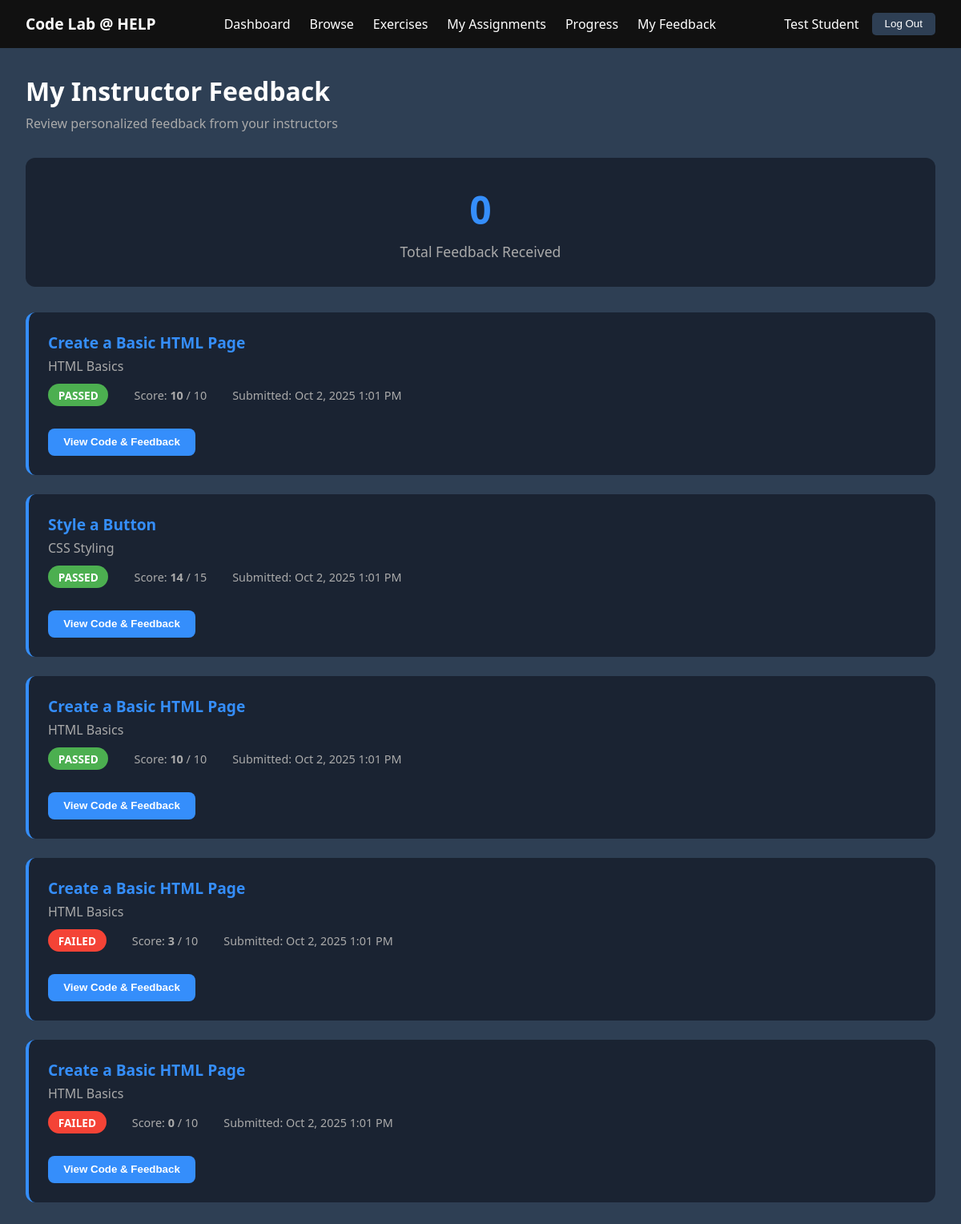
The app's page /PHP/my_feedback.php (signed in) with its own data.
### tables this page shows
CREATE TABLE `exercise_submissions` (
  `id` int(10) UNSIGNED NOT NULL,
  `exercise_id` int(10) UNSIGNED NOT NULL,
  `student_id` int(10) UNSIGNED NOT NULL,
  `submitted_code` text NOT NULL,
  `status` enum('pending','passed','failed') DEFAULT 'pending',
  `score` int(11) DEFAULT 0,
  `feedback` text DEFAULT NULL,
  `passed_tests` int(11) DEFAULT 0,
  `total_tests` int(11) DEFAULT 0,
  `submitted_at` timestamp NOT NULL DEFAULT current_timestamp()
);

CREATE TABLE `exercises` (
  `id` int(10) UNSIGNED NOT NULL,
  `lesson_id` int(10) UNSIGNED NOT NULL,
  `title` varchar(200) NOT NULL,
  `description` text DEFAULT NULL,
  `instructions` text NOT NULL,
  `starter_code` text DEFAULT NULL,
  `solution_code` text DEFAULT NULL,
  `test_cases` longtext DEFAULT NULL CHECK (json_valid(`test_cases`)),
  `hints` longtext DEFAULT NULL CHECK (json_valid(`hints`)),
  `points` int(11) DEFAULT 10,
  `difficulty` enum('easy','medium','hard') DEFAULT 'easy',
  `order_index` int(11) DEFAULT 0,
  `created_at` timestamp NOT NULL DEFAULT current_timestamp()
);

CREATE TABLE `lessons` (
  `id` int(10) UNSIGNED NOT NULL,
  `title` varchar(200) NOT NULL,
  `description` text DEFAULT NULL,
  `category` enum('frontend','backend','fullstack') NOT NULL,
  `difficulty` enum('beginner','intermediate','advanced') DEFAULT 'beginner',
  `content_type` enum('video','text','interactive') DEFAULT 'text',
  `duration_minutes` int(11) DEFAULT 0,
  `order_index` int(11) DEFAULT 0,
  `is_published` tinyint(1) DEFAULT 1,
  `created_by` int(10) UNSIGNED DEFAULT NULL,
  `created_at` timestamp NOT NULL DEFAULT current_timestamp(),
  `updated_at` timestamp NOT NULL DEFAULT current_timestamp() ON UPDATE current_timestamp()
);

### PHP/my_feedback.php (the view, shortened to what this page needs)
<?php
include 'db_connect.php';
$student_id = $_SESSION['user_id'];
$student_name = $_SESSION['full_name'];
$submissions_query = "
    SELECT
        es.*,
        e.title as exercise_title,
        e.points as max_points,
        l.title as lesson_title,
        l.category,
        (SELECT COUNT(*) FROM instructor_feedback if2 WHERE if2.submission_id = es.id) as feedback_count,
        (SELECT MAX(if3.created_at) FROM instructor_feedback if3 WHERE if3.submission_id = es.id) as last_feedback_date
    FROM exercise_submissions es
    JOIN exercises e ON e.id = es.exercise_id
    JOIN lessons l ON l.id = e.lesson_id
    WHERE es.student_id = ?
    ORDER BY es.submitted_at DESC
";
$stmt = $conn->prepare($submissions_query);
$stmt->bind_param("i", $student_id);
$stmt->execute();
$submissions = $stmt->get_result();
$total_feedback_count = 0;
$submissions_array = [];
while ($row = $submissions->fetch_assoc()) {
    $total_feedback_count += $row['feedback_count'];
    $submissions_array[] = $row;
}
?>
<!DOCTYPE html>
<html lang="en">
<head>
</head>
<body>
    <nav class="navbar">
        <div class="logo">Code Lab @ HELP</div>
        <ul class="nav-links">
            <li><a href="studentDashboard.php">Dashboard</a></li>
            <li><a href="browser.php">Browse</a></li>
            <li><a href="exercises.php">Exercises</a></li>
            <li><a href="my_assignments.php">My Assignments</a></li>
            <li><a href="progress.php">Progress</a></li>
            <li><a href="my_feedback.php">My Feedback</a></li>
        </ul>
        <div class="nav-icons">
            <span><?php echo htmlspecialchars($student_name); ?></span>
            <button class="logout-btn" onclick="confirmLogout()">Log Out</button>
        </div>
    </nav>
    <div class="container">
        <div class="page-header">
            <h1>My Instructor Feedback</h1>
            <p style="color: #aaa;">Review personalized feedback from your instructors</p>
        </div>
        <div class="stats-card">
            <div class="stat-value"><?php echo $total_feedback_count; ?></div>
            <div class="stat-label">Total Feedback Received</div>
        </div>
        <div class="submissions-grid">
            <?php if (count($submissions_array) > 0): ?>
                <?php foreach ($submissions_array as $submission): ?>
                    <div class="submission-card <?php echo $submission['feedback_count'] > 0 ? 'has-feedback' : ''; ?>">
                        <div class="submission-header">
                            <div>
                                <div class="submission-title"><?php echo htmlspecialchars($submission['exercise_title']); ?></div>
                                <div style="color: #aaa; margin-top: 0.3rem;">
                                    <?php echo htmlspecialchars($submission['lesson_title']); ?>
                                </div>
                            </div>
                        </div>
                        <div class="submission-meta">
                            <span>
                                <span class="status-badge status-<?php echo $submission['status']; ?>">
                                    <?php echo strtoupper($submission['status']); ?>
                                </span>
                            </span>
                            <span>Score: <strong><?php echo $submission['score']; ?></strong> / <?php echo $submission['max_points']; ?></span>
                            <span>Submitted: <?php echo date('M j, Y g:i A', strtotime($submission['submitted_at'])); ?></span>
                        </div>
                        <button class="btn-view"
                                data-submission-id="<?php echo $submission['id']; ?>"
                                data-submission='<?php echo htmlspecialchars(json_encode($submission), ENT_QUOTES); ?>'
                                onclick="viewFeedbackData(this)">
                            View Code & Feedback
                        </button>
                    </div>
                <?php endforeach; ?>
            <?php endif; ?>
        </div>
    </div>
</body>
</html>

### PHP/my_feedback.php (style rules this page uses)
* { margin: 0; padding: 0; box-sizing: border-box; }
body { font-family: 'Segoe UI', sans-serif; background-color: #2e3f54; color: white; }
.navbar { background-color: #111; padding: 1rem 2rem; display: flex; justify-content: space-between; align-items: center; }
.logo { color: white; font-weight: bold; font-size: 1.2rem; }
.nav-links { list-style: none; display: flex; gap: 1.5rem; }
.nav-links li a { color: white; text-decoration: none; }
.nav-icons { display: flex; align-items: center; gap: 1rem; }
.logout-btn { background-color: #2e3f54; color: white; border: none; padding: 0.4rem 1rem; border-radius: 5px; cursor: pointer; }
.container { max-width: 1400px; margin: 0 auto; padding: 2rem; }
.page-header { margin-bottom: 2rem; }
.page-header h1 { font-size: 2rem; margin-bottom: 0.5rem; }
.stats-card { background-color: #1a2332; padding: 2rem; border-radius: 12px; text-align: center; margin-bottom: 2rem; }
.stat-value { font-size: 3rem; font-weight: bold; color: #358efb; }
.stat-label { color: #aaa; margin-top: 0.5rem; font-size: 1.1rem; }
.submissions-grid { display: grid; gap: 1.5rem; }
.submission-card { background-color: #1a2332; padding: 1.5rem; border-radius: 12px; border-left: 4px solid #358efb; transition: all 0.2s; }
.submission-header { display: flex; justify-content: space-between; align-items: start; margin-bottom: 1rem; }
.submission-title { font-size: 1.2rem; font-weight: bold; color: #358efb; }
.submission-meta { display: flex; gap: 2rem; margin: 1rem 0; color: #aaa; font-size: 0.9rem; }
.status-badge { padding: 0.3rem 0.8rem; border-radius: 20px; font-size: 0.85rem; font-weight: bold; }
.status-passed { background-color: #4caf50; color: white; }
.status-failed { background-color: #f44336; color: white; }
.btn-view { padding: 0.6rem 1.2rem; background-color: #358efb; color: white; border: none; border-radius: 8px; cursor: pointer; font-weight: bold; margin-top: 1rem; }

### records on screen
exercise_submissions: exercise.title "Create a Basic HTML Page", lessons.title "HTML Basics", status "PASSED", score "10", exercise.points "10", submitted_at "Oct 2, 2025 1:01 PM"
exercise_submissions: exercise.title "Style a Button", lessons.title "CSS Styling", status "PASSED", score "14", exercise.points "15", submitted_at "Oct 2, 2025 1:01 PM"
exercise_submissions: exercise.title "Create a Basic HTML Page", lessons.title "HTML Basics", status "PASSED", score "10", exercise.points "10", submitted_at "Oct 2, 2025 1:01 PM"
exercise_submissions: exercise.title "Create a Basic HTML Page", lessons.title "HTML Basics", status "FAILED", score "3", exercise.points "10", submitted_at "Oct 2, 2025 1:01 PM"
exercise_submissions: exercise.title "Create a Basic HTML Page", lessons.title "HTML Basics", status "FAILED", score "0", exercise.points "10", submitted_at "Oct 2, 2025 1:01 PM"

### other values on screen
$student_name "Test Student"
$total_feedback_count "0"
